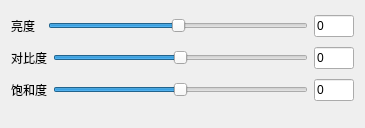
<?xml version="1.0" encoding="UTF-8"?>
<ui version="4.0">
 <class>CImageEnhance</class>
 <widget class="QWidget" name="CImageEnhance">
  <property name="geometry">
   <rect>
    <x>0</x>
    <y>0</y>
    <width>365</width>
    <height>128</height>
   </rect>
  </property>
  <property name="sizePolicy">
   <sizepolicy hsizetype="Preferred" vsizetype="Fixed">
    <horstretch>0</horstretch>
    <verstretch>0</verstretch>
   </sizepolicy>
  </property>
  <property name="maximumSize">
   <size>
    <width>16777215</width>
    <height>128</height>
   </size>
  </property>
  <property name="windowTitle">
   <string>CImageEnhance</string>
  </property>
  <layout class="QVBoxLayout" name="verticalLayout">
   <item>
    <layout class="QHBoxLayout" name="horizontalLayout">
     <item>
      <widget class="QLabel" name="lbBrightness">
       <property name="text">
        <string>亮度  </string>
       </property>
      </widget>
     </item>
     <item>
      <widget class="QSlider" name="hsBrightness">
       <property name="minimum">
        <number>-100</number>
       </property>
       <property name="maximum">
        <number>100</number>
       </property>
       <property name="orientation">
        <enum>Qt::Horizontal</enum>
       </property>
      </widget>
     </item>
     <item>
      <widget class="QLineEdit" name="leBrightness">
       <property name="sizePolicy">
        <sizepolicy hsizetype="Fixed" vsizetype="Fixed">
         <horstretch>0</horstretch>
         <verstretch>0</verstretch>
        </sizepolicy>
       </property>
       <property name="minimumSize">
        <size>
         <width>40</width>
         <height>0</height>
        </size>
       </property>
       <property name="maximumSize">
        <size>
         <width>40</width>
         <height>16777215</height>
        </size>
       </property>
       <property name="text">
        <string>0</string>
       </property>
      </widget>
     </item>
    </layout>
   </item>
   <item>
    <layout class="QHBoxLayout" name="horizontalLayout_2">
     <item>
      <widget class="QLabel" name="lbContrast">
       <property name="text">
        <string>对比度</string>
       </property>
      </widget>
     </item>
     <item>
      <widget class="QSlider" name="hsContrast">
       <property name="minimum">
        <number>-100</number>
       </property>
       <property name="maximum">
        <number>100</number>
       </property>
       <property name="orientation">
        <enum>Qt::Horizontal</enum>
       </property>
      </widget>
     </item>
     <item>
      <widget class="QLineEdit" name="leContrast">
       <property name="sizePolicy">
        <sizepolicy hsizetype="Fixed" vsizetype="Fixed">
         <horstretch>0</horstretch>
         <verstretch>0</verstretch>
        </sizepolicy>
       </property>
       <property name="minimumSize">
        <size>
         <width>40</width>
         <height>0</height>
        </size>
       </property>
       <property name="maximumSize">
        <size>
         <width>40</width>
         <height>16777215</height>
        </size>
       </property>
       <property name="text">
        <string>0</string>
       </property>
      </widget>
     </item>
    </layout>
   </item>
   <item>
    <layout class="QHBoxLayout" name="horizontalLayout_3">
     <item>
      <widget class="QLabel" name="lbSaturation">
       <property name="text">
        <string>饱和度</string>
       </property>
      </widget>
     </item>
     <item>
      <widget class="QSlider" name="hsSaturation">
       <property name="minimum">
        <number>-100</number>
       </property>
       <property name="maximum">
        <number>100</number>
       </property>
       <property name="orientation">
        <enum>Qt::Horizontal</enum>
       </property>
      </widget>
     </item>
     <item>
      <widget class="QLineEdit" name="leSaturation">
       <property name="sizePolicy">
        <sizepolicy hsizetype="Fixed" vsizetype="Fixed">
         <horstretch>0</horstretch>
         <verstretch>0</verstretch>
        </sizepolicy>
       </property>
       <property name="minimumSize">
        <size>
         <width>40</width>
         <height>0</height>
        </size>
       </property>
       <property name="maximumSize">
        <size>
         <width>40</width>
         <height>16777215</height>
        </size>
       </property>
       <property name="text">
        <string>0</string>
       </property>
      </widget>
     </item>
    </layout>
   </item>
   <item>
    <spacer name="verticalSpacer">
     <property name="orientation">
      <enum>Qt::Vertical</enum>
     </property>
     <property name="sizeType">
      <enum>QSizePolicy::Ignored</enum>
     </property>
     <property name="sizeHint" stdset="0">
      <size>
       <width>20</width>
       <height>10</height>
      </size>
     </property>
    </spacer>
   </item>
  </layout>
 </widget>
 <layoutdefault spacing="6" margin="11"/>
 <resources/>
 <connections/>
</ui>
